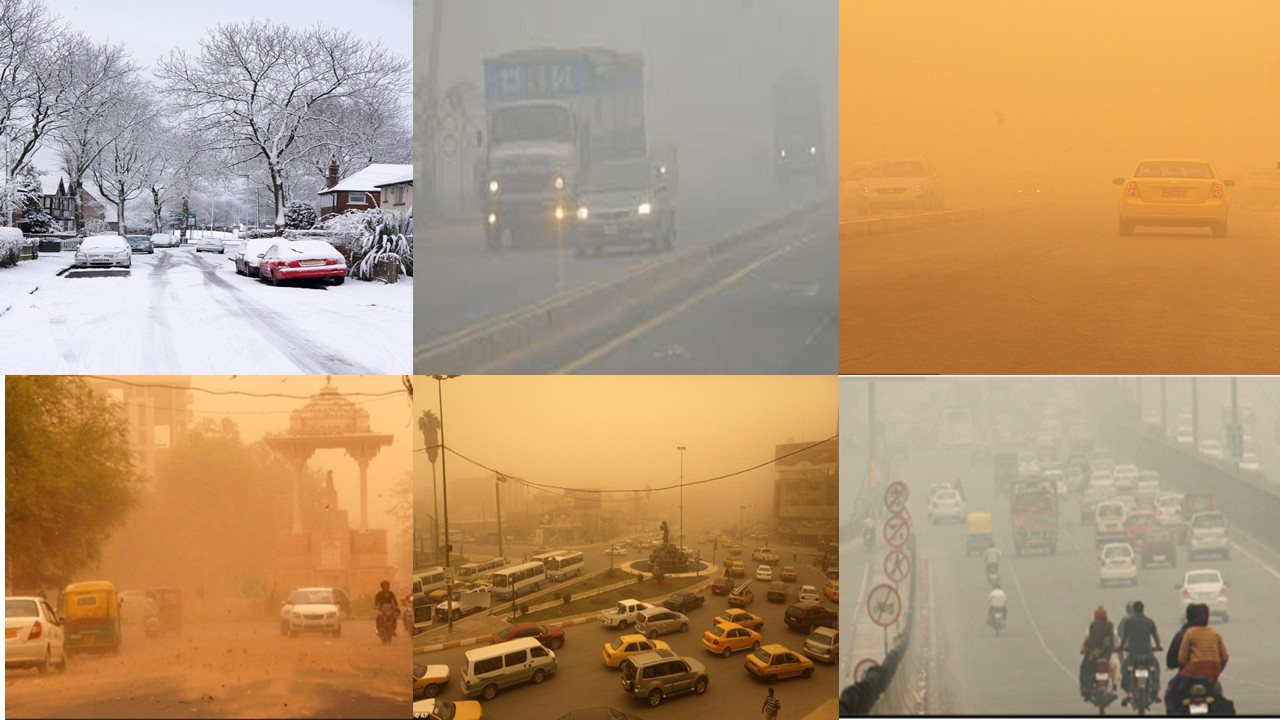
#> input picture labs/CIA3/prog1.jpg, 1280 x 720 px
$ jupyter execute 2447137_CAI3.ipynb   (older library calls are emulated)
#> lines starting #> are read from the running program, lines starting #| are printed output that depends on the picture; after the words box and inside, x2 and y2 are one past the last pixel; in counts of white or black regions, pixels touching at a corner belong together
# Program-1: Traffic Monitoring System - Edge Detection Analysis

[cell 1]
import cv2
import numpy as np
import matplotlib.pyplot as plt
from scipy import ndimage
from scipy.ndimage import gaussian_filter

# Set up matplotlib
plt.rcParams['figure.figsize'] = (15, 10)

# Load the image
img = cv2.imread('prog1.jpg', cv2.IMREAD_GRAYSCALE)
#> img: shape (720, 1280); min 0, max 255, mean 156.2
img_color = cv2.imread('prog1.jpg')
#> img_color is the input picture: shape (720, 1280, 3); mean B, G, R 114.8, 150.7, 182.9
img_rgb = cv2.cvtColor(img_color, cv2.COLOR_BGR2RGB)

print(f"Image shape: {img.shape}")
#| Image shape: (720, 1280)
plt.figure(figsize=(8, 6))
plt.imshow(img, cmap='gray')
plt.title('Original Image')
plt.axis('off')
plt.show()

## 1. Sobel Edge Detection

[cell 2]
# User-defined Sobel function
def sobel_edge_detection(image):
    # Sobel kernels
    sobel_x = np.array([[-1, 0, 1], [-2, 0, 2], [-1, 0, 1]])
    sobel_y = np.array([[-1, -2, -1], [0, 0, 0], [1, 2, 1]])


    # Apply convolution
    edge_x = ndimage.convolve(image.astype(float), sobel_x)
    edge_y = ndimage.convolve(image.astype(float), sobel_y)

    # Magnitude
    edge_magnitude = np.sqrt(edge_x**2 + edge_y**2)
    edge_magnitude = (edge_magnitude / edge_magnitude.max() * 255).astype(np.uint8)

    return edge_x, edge_y, edge_magnitude

# User-defined
sobel_x_user, sobel_y_user, sobel_mag_user = sobel_edge_detection(img)

# Built-in
sobel_x_builtin = cv2.Sobel(img, cv2.CV_64F, 1, 0, ksize=3)
sobel_y_builtin = cv2.Sobel(img, cv2.CV_64F, 0, 1, ksize=3)
sobel_mag_builtin = cv2.magnitude(sobel_x_builtin, sobel_y_builtin)

[cell 3]
# Visualization
fig, axes = plt.subplots(2, 3, figsize=(15, 10))
axes[0, 0].imshow(sobel_x_user, cmap='gray')
axes[0, 0].set_title('Sobel X (User-defined)')
axes[0, 1].imshow(sobel_y_user, cmap='gray')
axes[0, 1].set_title('Sobel Y (User-defined)')
axes[0, 2].imshow(sobel_mag_user, cmap='gray')
axes[0, 2].set_title('Sobel Magnitude (User-defined)')

axes[1, 0].imshow(sobel_x_builtin, cmap='gray')
axes[1, 0].set_title('Sobel X (Built-in)')
axes[1, 1].imshow(sobel_y_builtin, cmap='gray')
axes[1, 1].set_title('Sobel Y (Built-in)')
axes[1, 2].imshow(sobel_mag_builtin, cmap='gray')
axes[1, 2].set_title('Sobel Magnitude (Built-in)')

for ax in axes.flat:
    ax.axis('off')
plt.tight_layout()
plt.show()

## 2. Prewitt Edge Detection

[cell 4]
# User-defined Prewitt function
def prewitt_edge_detection(image):
    prewitt_x = np.array([[-1, 0, 1], [-1, 0, 1], [-1, 0, 1]])
    prewitt_y = np.array([[-1, -1, -1], [0, 0, 0], [1, 1, 1]])

    edge_x = ndimage.convolve(image.astype(float), prewitt_x)
    edge_y = ndimage.convolve(image.astype(float), prewitt_y)
    edge_magnitude = np.sqrt(edge_x**2 + edge_y**2)
    edge_magnitude = (edge_magnitude / edge_magnitude.max() * 255).astype(np.uint8)

    return edge_x, edge_y, edge_magnitude

# User-defined Prewitt
prewitt_x_user, prewitt_y_user, prewitt_mag_user = prewitt_edge_detection(img)

# Built-in Prewitt
prewitt_x_kernel = np.array([[-1, 0, 1], [-1, 0, 1], [-1, 0, 1]], dtype=np.float32)
prewitt_y_kernel = np.array([[-1, -1, -1], [0, 0, 0], [1, 1, 1]], dtype=np.float32)
prewitt_x_builtin = cv2.filter2D(img, -1, prewitt_x_kernel)
prewitt_y_builtin = cv2.filter2D(img, -1, prewitt_y_kernel)
prewitt_mag_builtin = np.sqrt(prewitt_x_builtin**2 + prewitt_y_builtin**2)

[cell 5]
# Visualization


fig, axes = plt.subplots(2, 2, figsize=(12, 10))
axes[0, 0].imshow(prewitt_mag_user, cmap='gray')
axes[0, 0].set_title('Prewitt (User-defined)')
axes[0, 1].imshow(prewitt_mag_builtin, cmap='gray')
axes[0, 1].set_title('Prewitt (Built-in)')
axes[1, 0].imshow(sobel_mag_user, cmap='gray')
axes[1, 0].set_title('Sobel (for comparison)')
axes[1, 1].imshow(np.abs(prewitt_mag_user.astype(float) - sobel_mag_user.astype(float)), cmap='hot')
axes[1, 1].set_title('Difference (Prewitt - Sobel)')

for ax in axes.flat:
    ax.axis('off')
plt.tight_layout()
plt.show()
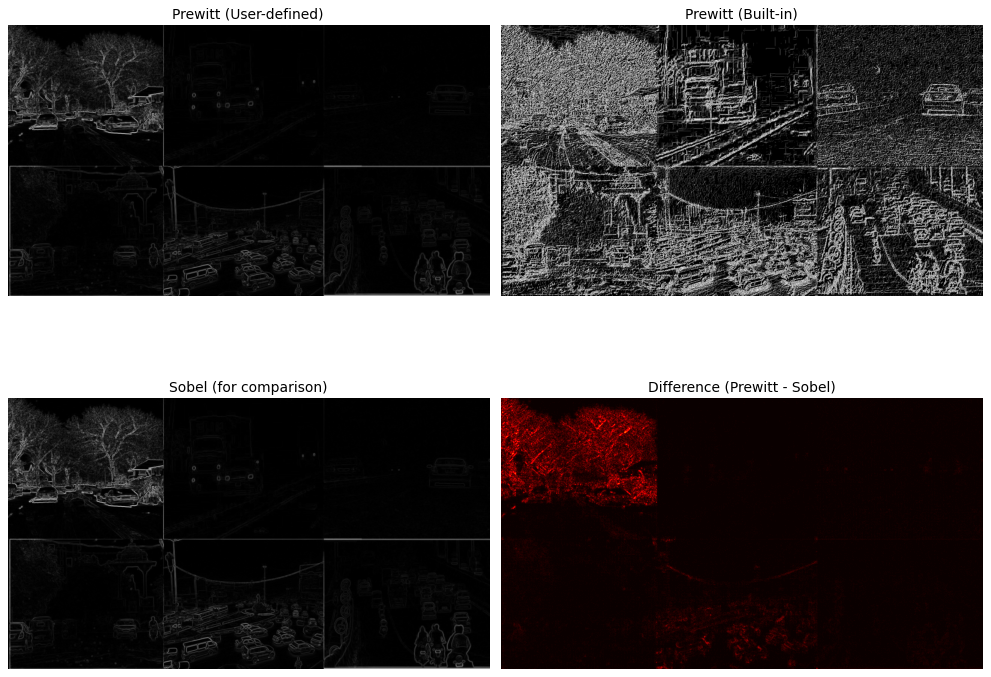
#> figure drawn by matplotlib, 4 panels

### Comparison: Prewitt vs Sobel
- Prewitt uses equal weights (1,1,1) while Sobel uses (1,2,1)
- Sobel gives more weight to center pixels
- Prewitt is simpler and faster but more sensitive to noise
- Both detect edges, Sobel produces smoother result

## 3. Roberts Operator

[cell 6]
# User-defined Roberts function
def roberts_edge_detection(image):
    roberts_x = np.array([[1, 0], [0, -1]])
    roberts_y = np.array([[0, 1], [-1, 0]])

    edge_x = ndimage.convolve(image.astype(float), roberts_x)
    edge_y = ndimage.convolve(image.astype(float), roberts_y)
    edge_magnitude = np.sqrt(edge_x**2 + edge_y**2)
    edge_magnitude = (edge_magnitude / edge_magnitude.max() * 255).astype(np.uint8)

    return edge_x, edge_y, edge_magnitude

# User-defined
roberts_x_user, roberts_y_user, roberts_mag_user = roberts_edge_detection(img)

# Built-in
roberts_x_kernel = np.array([[1, 0], [0, -1]], dtype=np.float32)
roberts_y_kernel = np.array([[0, 1], [-1, 0]], dtype=np.float32)
roberts_x_builtin = cv2.filter2D(img, -1, roberts_x_kernel)
roberts_y_builtin = cv2.filter2D(img, -1, roberts_y_kernel)
roberts_mag_builtin = np.sqrt(roberts_x_builtin**2 + roberts_y_builtin**2)
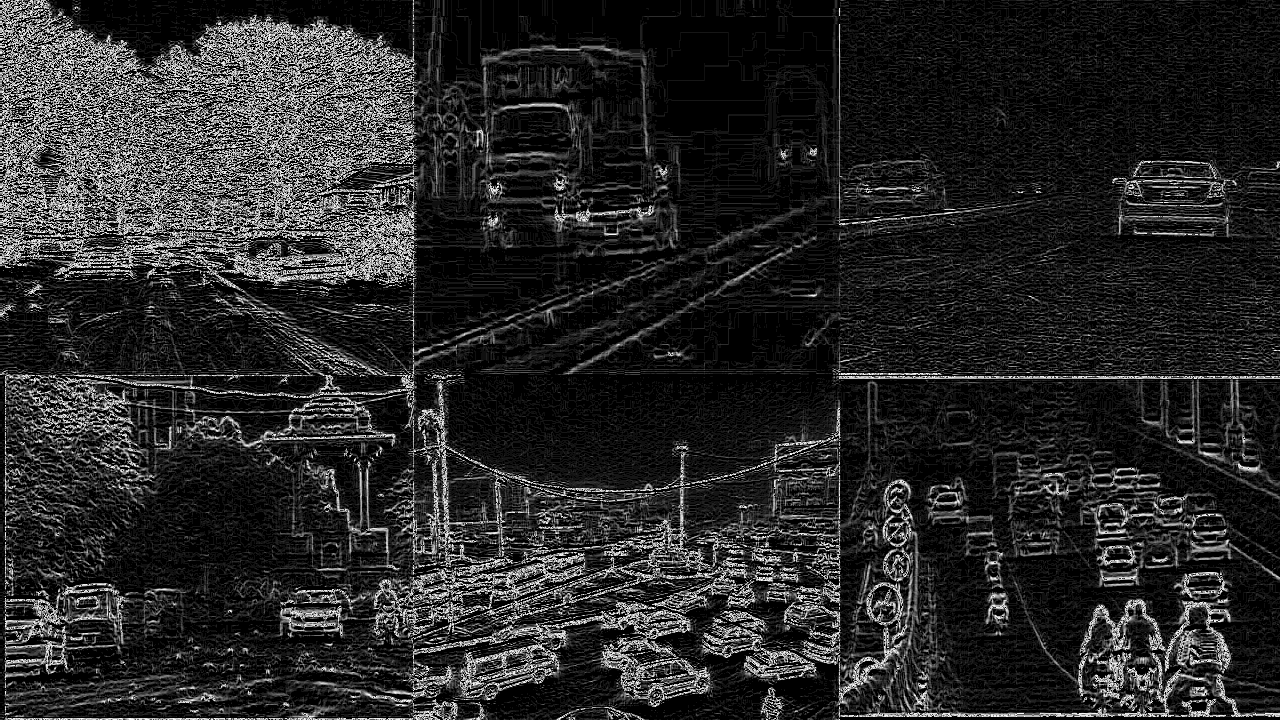
#> roberts_mag_builtin: shape (720, 1280) float16; min 0, max 15.91, mean 2.48; drawn with min black and max white

[cell 7]
# Visualization
fig, axes = plt.subplots(1, 3, figsize=(15, 5))
axes[0].imshow(roberts_mag_user, cmap='gray')
axes[0].set_title('Roberts (User-defined)')
axes[1].imshow(roberts_mag_builtin, cmap='gray')
axes[1].set_title('Roberts (Built-in)')
axes[2].imshow(sobel_mag_user, cmap='gray')
axes[2].set_title('Sobel (for comparison)')

for ax in axes:
    ax.axis('off')
plt.tight_layout()
plt.show()

### Limitations for Satellite Images:
1. Small 2x2 kernel so is very sensitive to noise
2. Poor noise suppression
3. Detects only diagonal edges well and misses horizontal/vertical features
4. No smoothing as it amplifies high-frequency noise in satellite imagery
5. Weak edges may be lost- low contrast features in satellite images

[cell 8]
# User-defined Laplacian function
def laplacian_edge_detection(image):
    # Standard Laplacian kernel
    laplacian_kernel = np.array([[0, 1, 0], [1, -4, 1], [0, 1, 0]])

    edge = ndimage.convolve(image.astype(float), laplacian_kernel)
    edge = np.abs(edge)
    edge = (edge / edge.max() * 255).astype(np.uint8)

    return edge

# User-defined
laplacian_user = laplacian_edge_detection(img)

# Built-in
laplacian_builtin = cv2.Laplacian(img, cv2.CV_64F)
laplacian_builtin = np.abs(laplacian_builtin)
laplacian_builtin = (laplacian_builtin / laplacian_builtin.max() * 255).astype(np.uint8)

[cell 9]
# Laplacian of Gaussian (LoG)
img_blur = gaussian_filter(img.astype(float), sigma=2)
log_result = laplacian_edge_detection(img_blur)

[cell 10]
# Visualization
fig, axes = plt.subplots(2, 2, figsize=(12, 10))
axes[0, 0].imshow(laplacian_user, cmap='gray')
axes[0, 0].set_title('Laplacian (User-defined)')
axes[0, 1].imshow(laplacian_builtin, cmap='gray')
axes[0, 1].set_title('Laplacian (Built-in)')
axes[1, 0].imshow(log_result, cmap='gray')
axes[1, 0].set_title('Laplacian of Gaussian (LoG)')
axes[1, 1].imshow(img, cmap='gray')
axes[1, 1].set_title('Original Image')

for ax in axes.flat:
    ax.axis('off')
plt.tight_layout()
plt.show()

## 5. Canny Edge Detection

[cell 11]
# User-defined Canny function
def canny_edge_detection(image, low_threshold=50, high_threshold=150):
    # Step 1: Gaussian smoothing
#> called with low_threshold = 50, high_threshold = 150
    blurred = gaussian_filter(image.astype(float), sigma=1.4)

    # Step 2: Gradient calculation
    sobel_x = np.array([[-1, 0, 1], [-2, 0, 2], [-1, 0, 1]])
    sobel_y = np.array([[-1, -2, -1], [0, 0, 0], [1, 2, 1]])

    grad_x = ndimage.convolve(blurred, sobel_x)
    grad_y = ndimage.convolve(blurred, sobel_y)

    magnitude = np.sqrt(grad_x**2 + grad_y**2)
    angle = np.arctan2(grad_y, grad_x) * 180 / np.pi
    angle[angle < 0] += 180
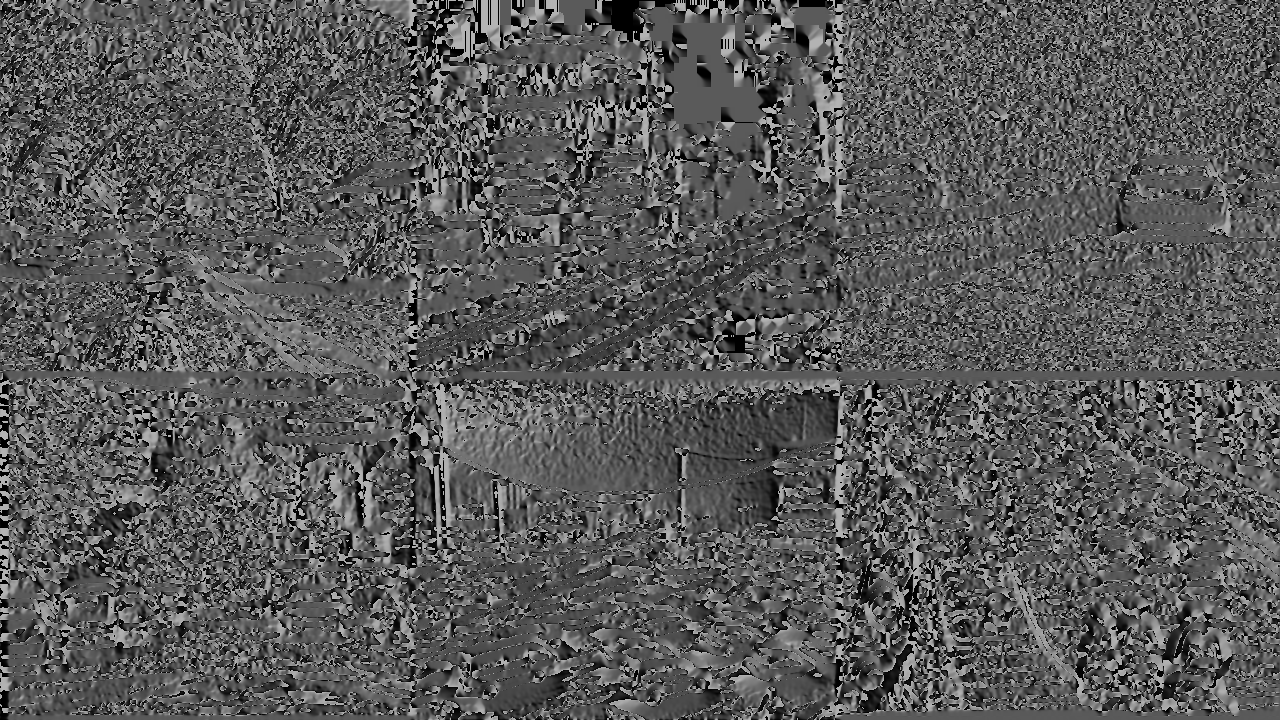
#> angle: shape (720, 1280) float64; min 0, max 180, mean 89.6

    # Step 3: Non-maximum suppression
    nms = np.zeros_like(magnitude)
    for i in range(1, magnitude.shape[0] - 1):
        for j in range(1, magnitude.shape[1] - 1):
            q, r = 255, 255
            # Angle quantization
            if (0 <= angle[i, j] < 22) or (157 <= angle[i, j] <= 180):
                q = magnitude[i, j+1]
                r = magnitude[i, j-1]
            elif 22 <= angle[i, j] < 66:
                q = magnitude[i+1, j-1]
                r = magnitude[i-1, j+1]
            elif 66 <= angle[i, j] < 112:
                q = magnitude[i+1, j]
                r = magnitude[i-1, j]
            elif 112 <= angle[i, j] < 157:
                q = magnitude[i-1, j-1]
                r = magnitude[i+1, j+1]

            if magnitude[i, j] >= q and magnitude[i, j] >= r:
                nms[i, j] = magnitude[i, j]

    # Step 4: Double thresholding
    strong = nms > high_threshold
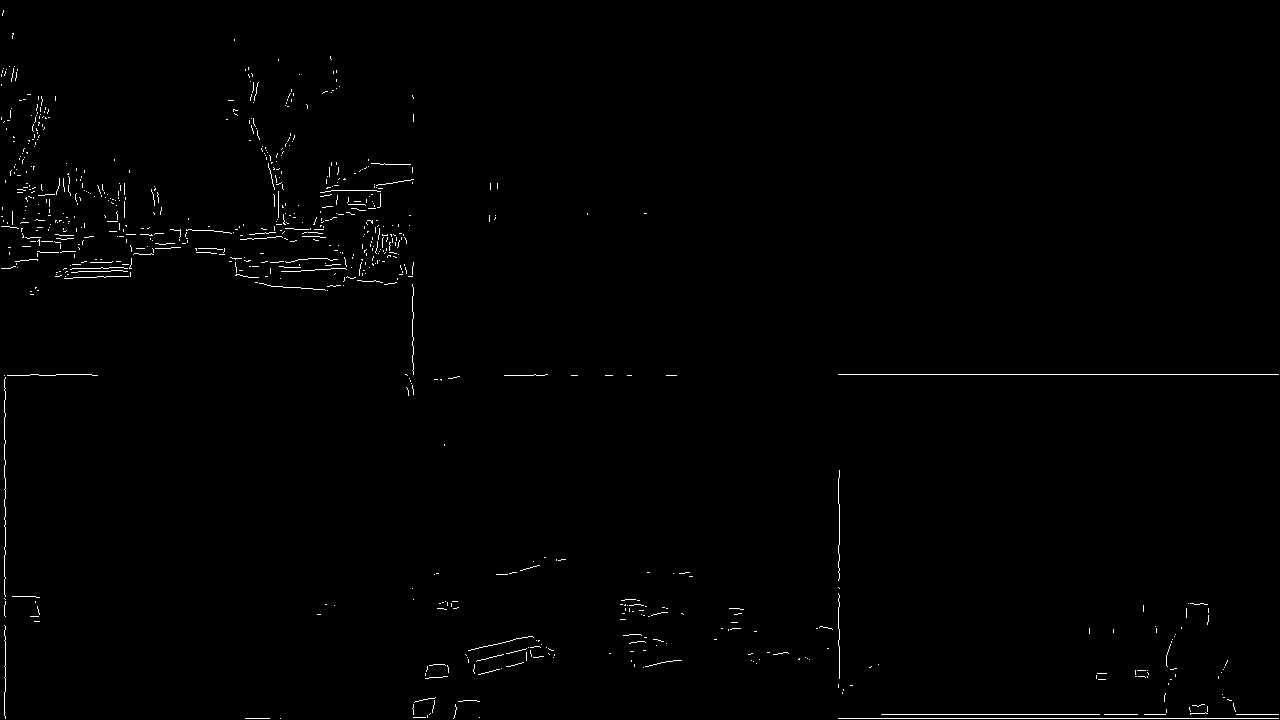
#> strong: shape (720, 1280) bool; 0.69% white in thin lines or dots
    weak = (nms >= low_threshold) & (nms <= high_threshold)
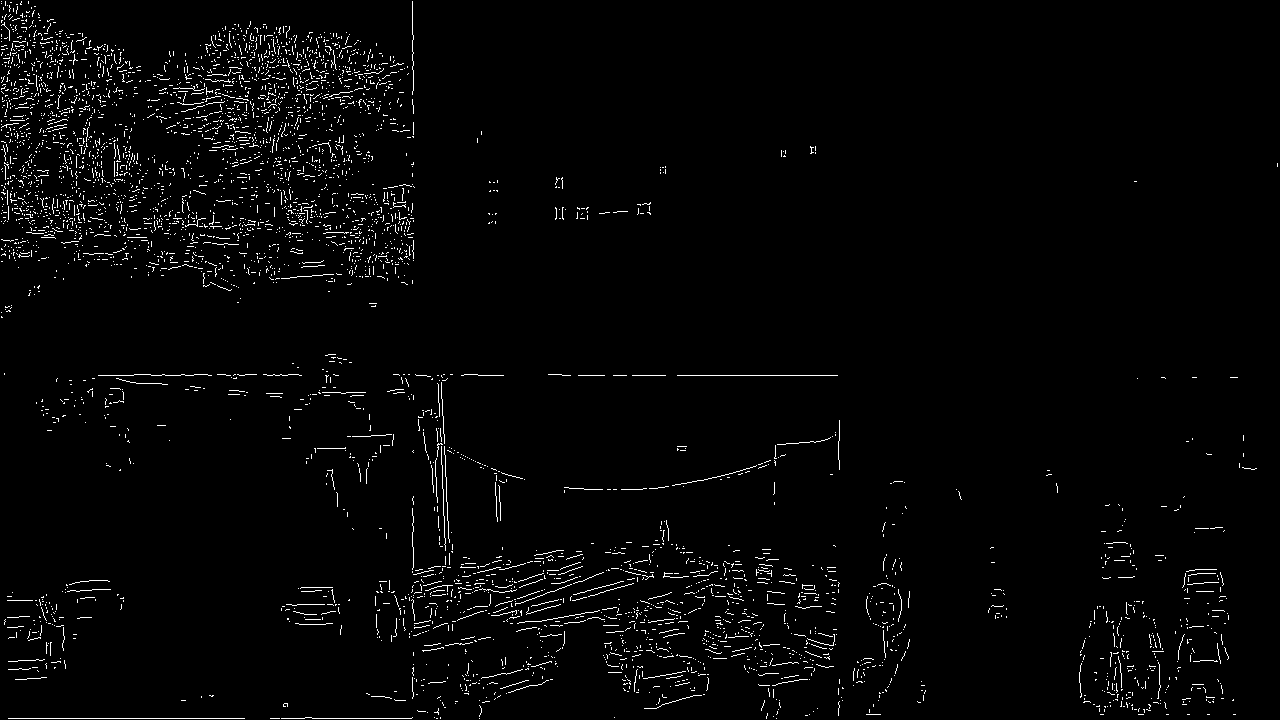
#> weak: shape (720, 1280) bool; 2.2% white in thin lines or dots

    # Step 5: Edge tracking by hysteresis
    edges = strong.astype(np.uint8) * 255
#> edges: shape (720, 1280); 0.69% white in thin lines or dots

    return edges, magnitude, nms

# User-defined Canny
canny_user, magnitude, nms = canny_edge_detection(img, 50, 150)

# Built-in Canny
canny_builtin = cv2.Canny(img, 50, 150)

[cell 12]
# Visualization
fig, axes = plt.subplots(2, 3, figsize=(15, 10))
axes[0, 0].imshow(img, cmap='gray')
axes[0, 0].set_title('Original Image')
axes[0, 1].imshow(magnitude, cmap='gray')
axes[0, 1].set_title('Gradient Magnitude')
axes[0, 2].imshow(nms, cmap='gray')
axes[0, 2].set_title('After Non-Max Suppression')
axes[1, 0].imshow(canny_user, cmap='gray')
axes[1, 0].set_title('Canny (User-defined)')
axes[1, 1].imshow(canny_builtin, cmap='gray')
axes[1, 1].set_title('Canny (Built-in)')
axes[1, 2].imshow(np.abs(canny_user.astype(float) - canny_builtin.astype(float)), cmap='hot')
axes[1, 2].set_title('Difference')

for ax in axes.flat:
    ax.axis('off')
plt.tight_layout()
plt.show()
